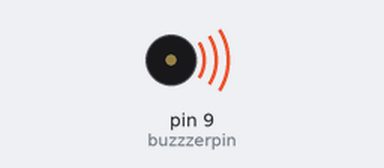
Recording of a sketch running on a simulated Arduino Uno, built with avr-gcc and run on an emulated ATmega328P. Parts: buzzer (waves = sounding).

Above: at 0.2 s.
Timing chart, 0 to 3.0 s (numbered marks = the images above):
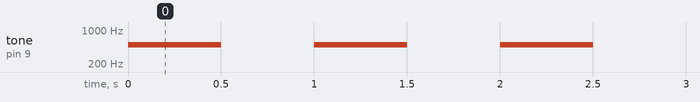

The sketch:

buzzer.ino
```cpp
const int buzzzerpin = 9;
void setup(){

  pinMode(buzzzerpin,OUTPUT);


}
void loop(){

  tone(buzzzerpin,500,500);
  delay(1000);
}
```

Measured:
- by itself, tone on pin 9 (buzzzerpin): alternates 500 Hz for 0.50 s and silent for 0.50 s
